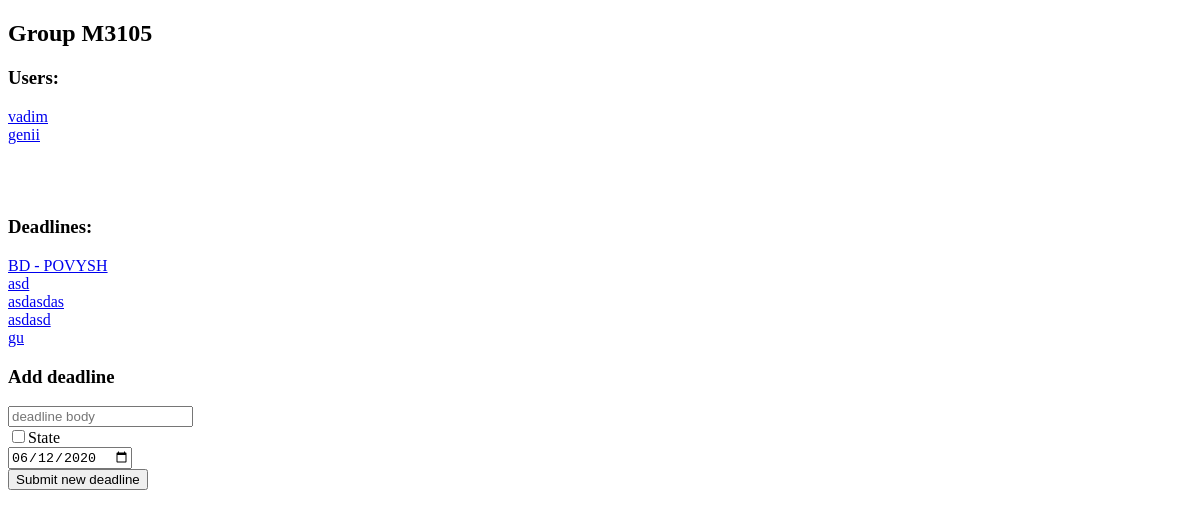
The page /group/1/ on the database as committed earlier.
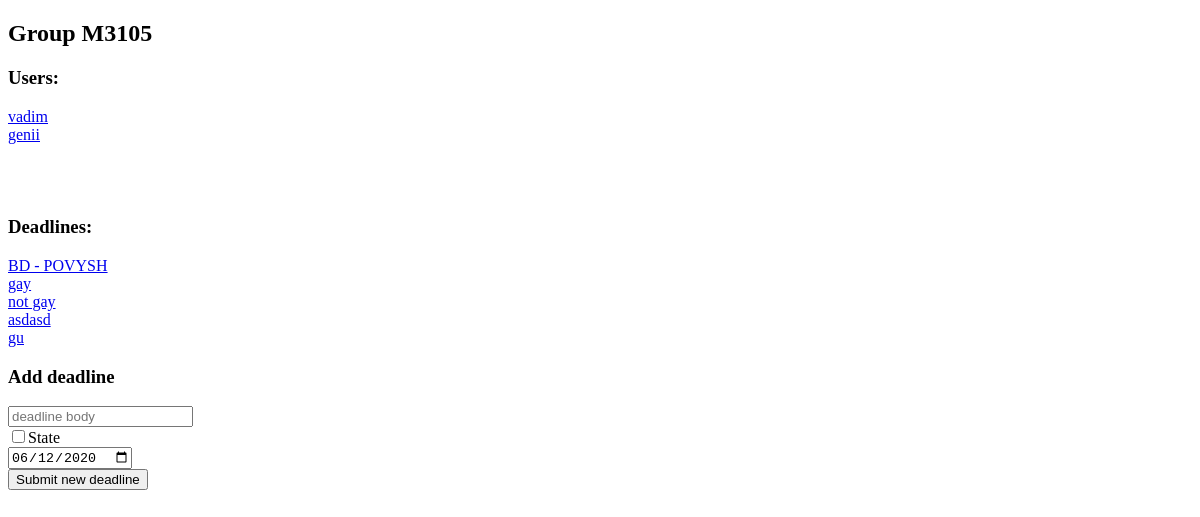
The same page on the database as committed later.
### Homework/models.py (models this page shows, shortened)
class Deadline(models.Model):
    groupId = models.ForeignKey(Group, on_delete=models.CASCADE)
    expDate = models.DateField('date of expiration of a deadline')
    body = models.CharField('some text about this deadline', max_length=228)
    state = models.BooleanField('0 - soft deadline, 1 - hard deadline')

### Homework/views.py (the view)
# urls.py: path('group/<int:groupId>/', views.groupDetails, name='group'),
def groupDetails(request, groupId):
    group = get_object_or_404(Group, id=groupId)
    context = {
        'group': group,
        'userList': group.user_set.all(),
        'deadlineList': group.deadline_set.all(),
    }
    return render(request, 'group.html', context)

### templates/group.html (shortened to what this page needs)
<!DOCTYPE html>
<html lang="en">
<head>
</head>
<body>
    <h2>
        Group {{ group.name }}
    </h2>
    <h3>
        Users:
    </h3>
        {% for user in userList %}
            <a href="{% url "homework:user" user.id %}">{{ user.nickname }}</a><br>
        {% endfor %}
    <br>
    <br>
    <br>
    <h3>
        Deadlines:
    </h3>
    {% for deadline in deadlineList %}
        <a href="{% url "homework:deadline" deadline.id %}">{{ deadline.body }}</a><br>
    {% endfor %}
    <h3>Add deadline</h3>
    <form action="{% url "homework:adddeadline" group.id %}" method="POST">
        <input type="text" required placeholder="deadline body" name="body"><br>
        <input type="checkbox" name="state">State<br>
        <input type="date" required value="2020-06-12" name="expdate"><br>
        <button type="submit">Submit new deadline</button>
    </form>
</body>
</html>

Rows that differ between the two databases and show on the page:
removed Deadline: body "asd"
added Deadline: body "gay"
changed Deadline: body "asdasdas" → "not gay"
